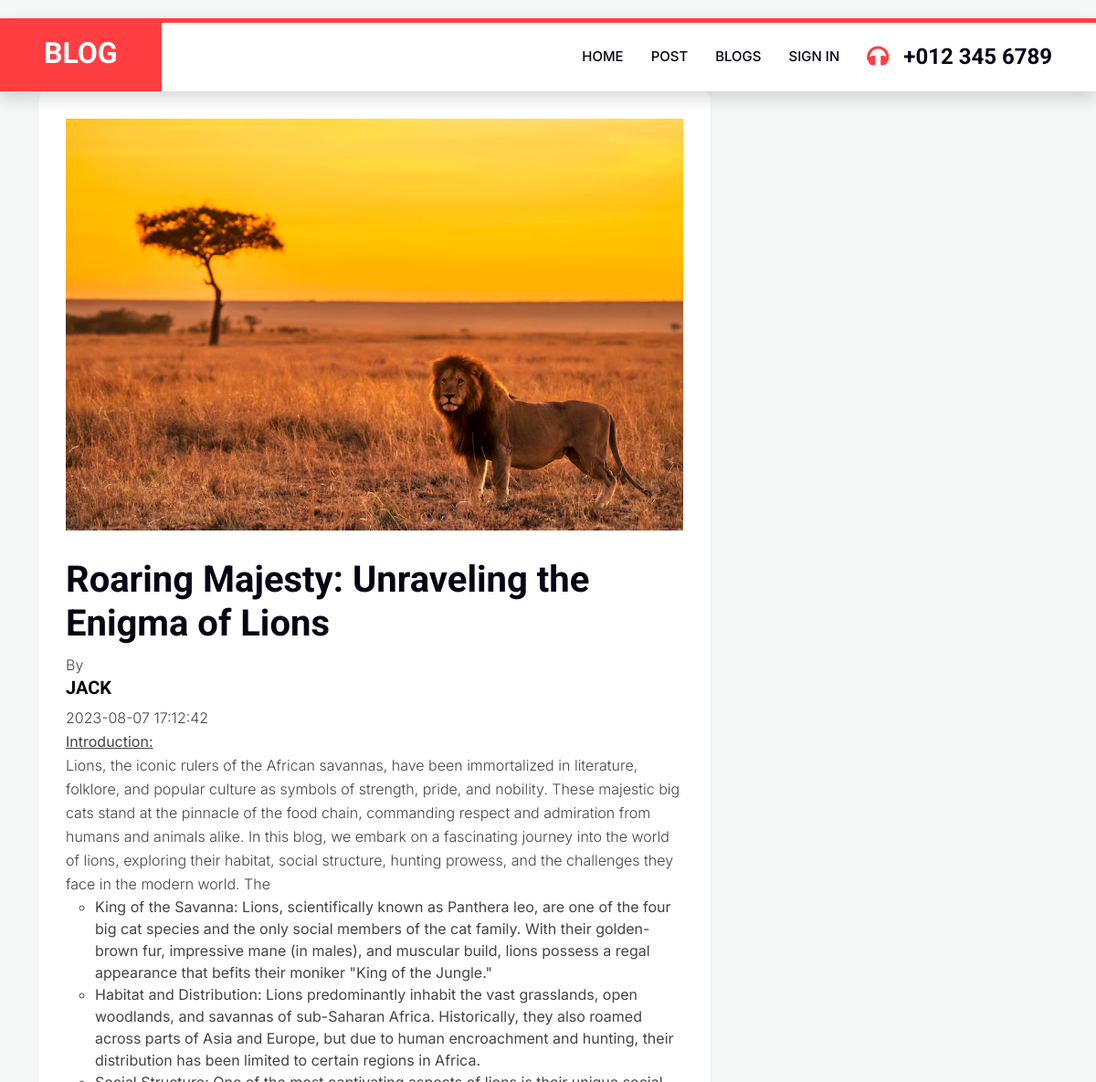
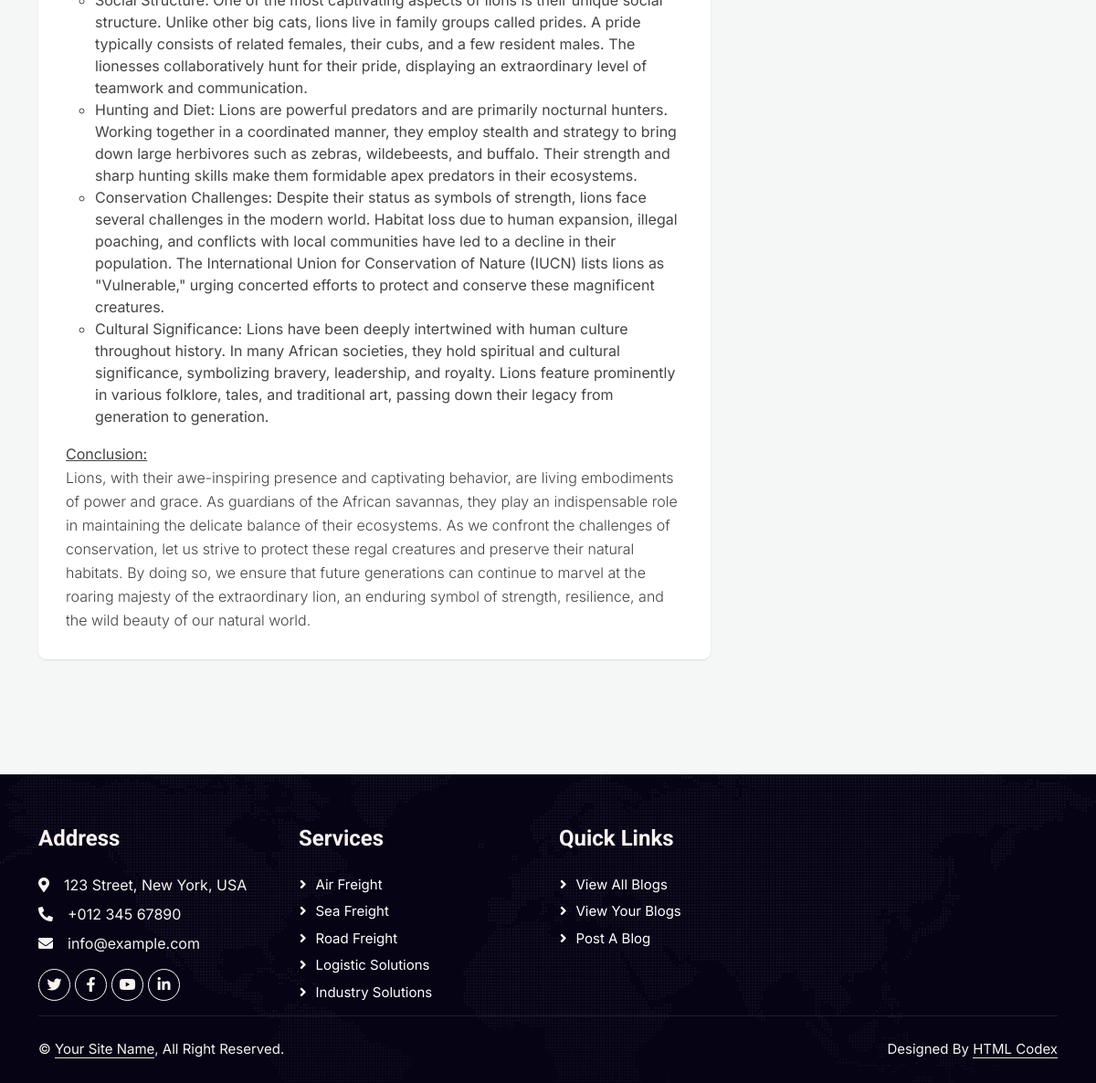
The page /view_blog/16 on the database its author committed (2 pictures, top to bottom).
### tables this page shows
CREATE TABLE `blogs` (
  `bid` int(11) NOT NULL,
  `uname` varchar(20) DEFAULT NULL,
  `b_title` varchar(250) DEFAULT NULL,
  `b_description` text DEFAULT NULL,
  `b_image` varchar(300) DEFAULT NULL,
  `created_time` timestamp NOT NULL DEFAULT current_timestamp(),
  `updated_time` timestamp NOT NULL DEFAULT current_timestamp() ON UPDATE current_timestamp()
);

### application/views/layouts/main_view.php (called while the page is built, shortened)
<?php
$this->load->view('layouts/header');
$this->load->view($main);

### application/controllers/Home.php (called while the page is built, shortened)
<?php
class Home extends CI_Controller
{
    public function __construct()
    {
        $this->load->database();
        $this->load->library('session');
        $this->load->library('form_validation');
    }
    public function view_blog($blog_id)
    {
        $this->load->model('blog_model');
        $data['main'] = 'viewblog_view';
        $data['blog'] = $this->blog_model->get_blog_by_id($blog_id);
        $this->load->view('layouts/main_view', $data);
    }
}

### index.php (called while the page is built, shortened)
<?php
require_once BASEPATH.'core/CodeIgniter.php';

### application/models/blog_model.php (called while the page is built, shortened)
<?php
class blog_model extends CI_Model
{
    public function get_blog_by_id($blog_id)
    {
        $this->db->where('bid', $blog_id);
        $query = $this->db->get('blogs');
        return $query->row_array();
    }
}

### application/views/viewblog_view.php (the view)
<link href="<?php echo base_url(); ?>assets/css/viewblog.css" rel="stylesheet">
<div id="main-content" class="blog-page">
    <div class="container">
        <div class="row clearfix">
            <div class="col-lg-8 col-md-12 left-box">
                <div class="card single_post">
                    <div class="body">
                        <div class="img-post">
                            <img class="d-block img-fluid" src="<?= base_url('uploads/blog_img/' . $blog['b_image']); ?>" alt="Blog Image">
                        </div>
                        <h1><?= $blog['b_title']; ?></h1>
                        <p>By</p>
                        <h3><?= $blog['uname']; ?></h3>
                        <p><?= $blog['created_time']; ?></p>
                        <p><?= $blog['b_description']; ?></p>
                    </div>
                </div>
            </div>
        </div>
    </div>
</div>

### assets/css/style.css (style rules this page uses)
:root { --primary: #FF3E41; --secondary: #51CFED; --light: #F8F2F0; --dark: #060315; }

### assets/css/viewblog.css (style rules this page uses)
body { background-color: #f4f7f6; margin-top:20px; }
.card { background: #fff; transition: .5s; border: 0; margin-bottom: 30px; border-radius: .55rem; position: relative; width: 100%; box-shadow: 0 1px 2px 0 rgb(0 0 0 / 10%); }
.card .body { color: #444; padding: 20px; font-weight: 400; }
.single_post { -webkit-transition: all .4s ease; transition: all .4s ease }
.single_post .body { padding: 30px }
.single_post .img-post { position: relative; overflow: hidden; max-height: 500px; margin-bottom: 30px }
.single_post .img-post>img { -webkit-transform: scale(1); -ms-transform: scale(1); transform: scale(1); opacity: 1; -webkit-transition: -webkit-transform .4s ease, opacity .4s ease; transition: transform .4s ease, opacity .4s ease; max-width: 100%; filter: none; -webkit-filter: grayscale(0); -webkit-transform: scale(1.01) }
.single_post h3 { font-size: 20px; text-transform: uppercase }
.single_post p { font-size: 16px; line-height: 26px; font-weight: 300; margin: 0 }

### rows shown on the page
blogs: b_image (picture), b_title "Roaring Majesty: Unraveling the Enigma of Lions", uname "JACK", created_time "2023-08-07 17:12:42", b_description "Introduction: Lions, the iconic rulers of the African savannas, have been immortalized in literature, folklore, and popular culture as symbols of strength, pride, and nobility. These majestic big cats stand at the pinnacle of the food chain, commanding respect and admiration from humans and animals alike. In this blog, we embark on a fascinating journey into the world of lions, exploring their habitat, social structure, hunting prowess, and the challenges they face in the modern world. The King of the Savanna: Lions, scientifically known as Panthera leo, are one of the four big cat species and the only social members of the cat family. With their golden-brown fur, impressive mane (in…"
